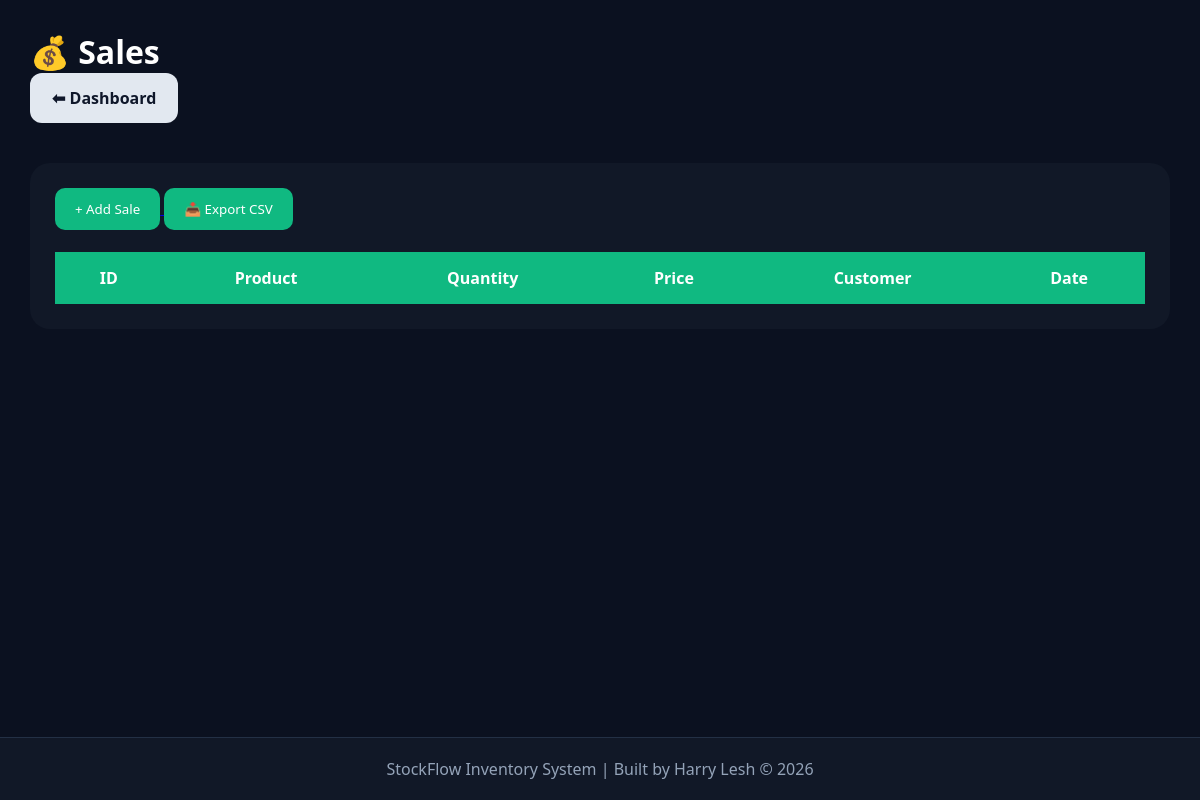
The app's page /sales (signed in), older data.
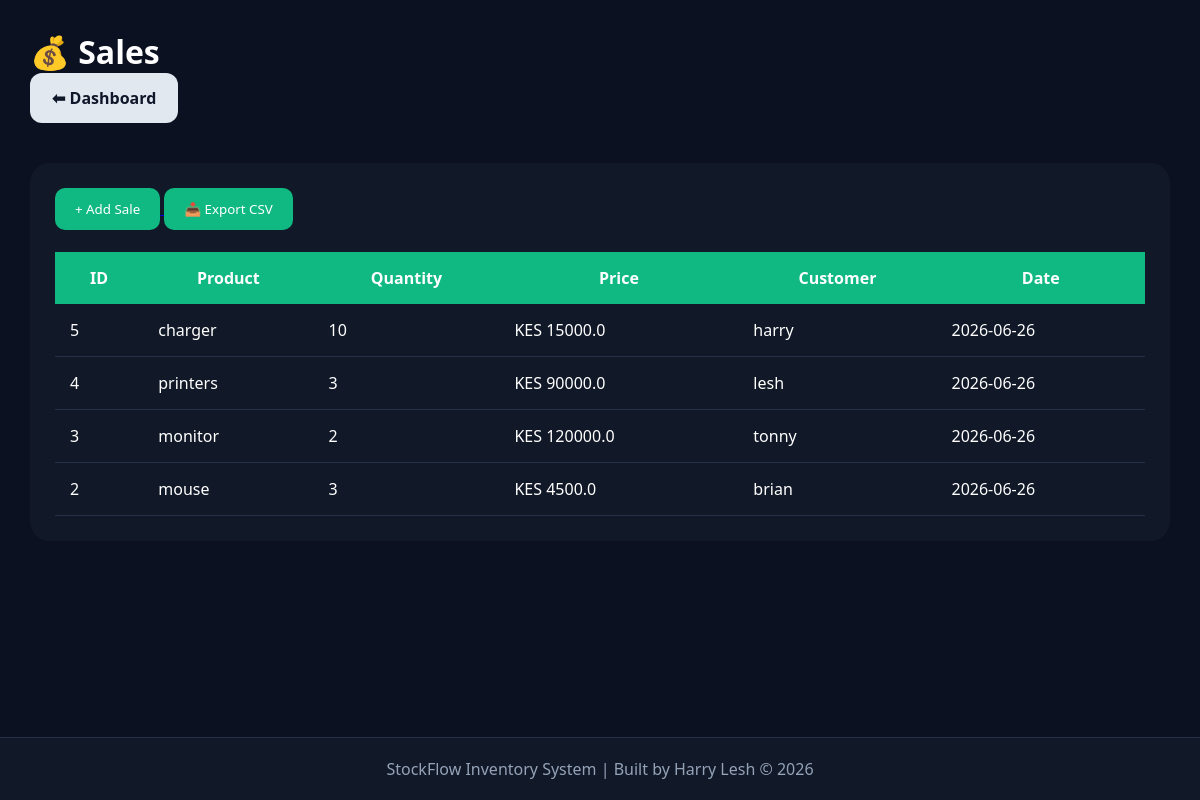
The same page, newer data.
### tables this page shows
CREATE TABLE sales(
       id INTEGER PRIMARY KEY AUTOINCREMENT,
       product_id INTEGER NOT NULL,
       quantity INTEGER NOT NULL,
       selling_price REAL NOT NULL,
       customer_name TEXT NOT NULL,
       sale_date TEXT NOT NULL
    );

CREATE TABLE products(
        id INTEGER PRIMARY KEY AUTOINCREMENT,
        name TEXT NOT NULL,
        category TEXT NOT NULL,
        stock INTEGER NOT NULL,
        price REAL NOT NULL
    );

### app.py (the view)
@app.route("/sales")
def sales():
    if "user" not in session:
        return redirect("/")
    conn = sqlite3.connect("database.db")
    cursor = conn.cursor()
    cursor.execute("""
    SELECT sales.id,
           products.name,
           sales.quantity,
           sales.selling_price,
           sales.customer_name,
           sales.sale_date
    FROM sales
    JOIN products
    ON sales.product_id = products.id
    ORDER BY sales.id DESC
    """)
    sales = cursor.fetchall()
    conn.close()
    return render_template(
        "sales.html",
        sales=sales
    )

### templates/sales.html
{% extends "layout.html" %}
{% block content %}
<div class="page-container">
    <h1>💰 Sales</h1>
    <a href="/dashboard" class="back-btn">
        ⬅ Dashboard
    </a>
    <div class="table-card">
        <a href="/add-sale">
            <button class="btn-green">
                + Add Sale
            </button>
        </a>
        <a href="/export-sales">
            <button class="btn-green">
                📥 Export CSV
            </button>
        </a>
        <br><br>
        <table>
            <thead>
                <tr>
                    <th>ID</th>
                    <th>Product</th>
                    <th>Quantity</th>
                    <th>Price</th>
                    <th>Customer</th>
                    <th>Date</th>
                </tr>
            </thead>
            <tbody>
                {% for sale in sales %}
                <tr>
                    <td>{{ sale[0] }}</td>
                    <td>{{ sale[1] }}</td>
                    <td>{{ sale[2] }}</td>
                    <td>KES {{ sale[3] }}</td>
                    <td>{{ sale[4] }}</td>
                    <td>{{ sale[5] }}</td>
                </tr>
                {% endfor %}
            </tbody>
        </table>
    </div>
</div>
{% endblock %}

### templates/layout.html (shortened to what this page needs)
<!DOCTYPE html>
<html lang="en">
<head>
    <link rel="stylesheet" href="{{ url_for('static', filename='css/style.css') }}">
    <link rel="stylesheet" href="https://cdnjs.cloudflare.com/ajax/libs/font-awesome/6.5.1/css/all.min.css">
    <link rel="stylesheet" href="{{ url_for('static', filename='css/profile.css') }}">
    <link rel="stylesheet" href="{{ url_for('static', filename='css/settings.css') }}">
</head>
<body>
    {% block content %}
    {% endblock %}
    <footer class="footer">
        <p>StockFlow Inventory System | Built by Harry Lesh © 2026</p>
    </footer>
</body>
</html>

### static/css/style.css (style rules this page uses)
* { margin: 0; padding: 0; box-sizing: border-box; font-family: 'Segoe UI', sans-serif; }
body { background: #0b1120; color: white; min-height: 100vh; display: flex; flex-direction: column; }
.page-container { padding: 30px; }
.table-card { background: #111827; padding: 25px; border-radius: 20px; margin-top: 20px; }
table { width: 100%; border-collapse: collapse; }
th { background: #10b981; padding: 15px; }
td { padding: 15px; border-bottom: 1px solid #233045; }
.btn-green { background: #10b981; color: white; border: none; padding: 12px 20px; border-radius: 10px; cursor: pointer; }
.footer { text-align: center; padding: 20px; background: #111827; color: #94a3b8; margin-top: 40px; border-top: 1px solid #233045; }
.footer { margin-top: auto; text-align: center; padding: 20px; background: #111827; color: #94a3b8; border-top: 1px solid #233045; }
.back-btn { display: inline-block; margin-bottom: 20px; padding: 10px 20px; background: #374151; color: white; text-decoration: none; border-radius: 10px; transition: .3s; font-weight: 600; }

### static/css/profile.css (style rules this page uses)
.back-btn { background: #64748b; color: white; text-decoration: none; padding: 14px 26px; border-radius: 12px; transition: .3s; }

### static/css/settings.css (style rules this page uses)
.back-btn { display: inline-block; text-decoration: none; background: #e2e8f0; color: #0f172a; padding: 14px 22px; border-radius: 12px; font-weight: bold; transition: .3s; }
.save-btn, .reset-btn, .secondary-btn, .back-btn { transition: all .3s ease; }

Row changes from the older to the newer data that the page shows:
added sales: id "5", name "charger", quantity "10", selling_price "15000.0", customer_name "harry", sale_date "2026-06-26"
added sales: id "4", name "printers", quantity "3", selling_price "90000.0", customer_name "lesh", sale_date "2026-06-26"
added sales: id "3", name "monitor", quantity "2", selling_price "120000.0", customer_name "tonny", sale_date "2026-06-26"
added sales: id "2", name "mouse", quantity "3", selling_price "4500.0", customer_name "brian", sale_date "2026-06-26"
